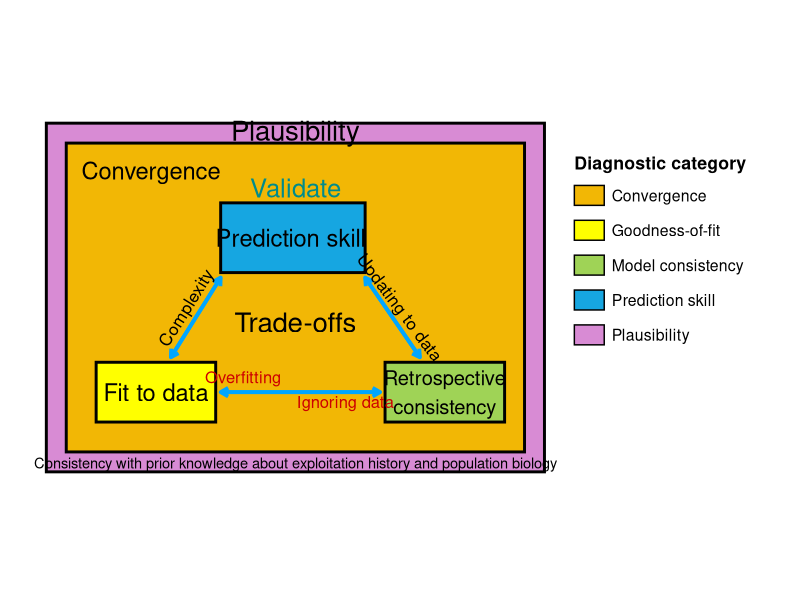

Recreate this plot in R.
## ---- chunk 1


library(ggplot2)
library(grid)

theme_set(theme_void())

p1 <- ggplot() +

  geom_rect(aes(xmin=0, xmax=10, ymin=0, ymax=7),
            fill="#d88bd4", colour="black", linewidth=1) +

  geom_rect(aes(xmin=0.4, xmax=9.6, ymin=0.4, ymax=6.6),
            fill="#f2b705", colour="black", linewidth=1) +

  geom_rect(aes(xmin=1.0, xmax=3.4, ymin=1.0, ymax=2.2),
            fill="yellow", colour="black", linewidth=1) +
  annotate("text", x=2.2, y=1.6, label="Fit to data", size=6) +

  geom_rect(aes(xmin=6.8, xmax=9.2, ymin=1.0, ymax=2.2),
            fill="#9fd356", colour="black", linewidth=1) +
  annotate("text", x=8.0, y=1.6, label="Retrospective\nconsistency", size=5.1) +

  geom_rect(aes(xmin=3.5, xmax=6.4, ymin=4.0, ymax=5.4),
            fill="#16a6e1", colour="black", linewidth=1) +
  annotate("text", x=4.9, y=4.7, label="Prediction skill", size=6) +

  annotate("text", x=5.0, y=6.85, label="Plausibility", size=7) +
  annotate("text", x=2.1, y=6.05, label="Convergence", size=6) +
  annotate("text", x=5.0, y=3.0, label="Trade-offs", size=7) +
  annotate("text", x=5.0, y=0.18,
           label="Consistency with prior knowledge about exploitation history and population biology",
           size=3.7) +
  annotate("text", x=5., y=5.7, label="Validate", colour="darkcyan", size=6.5) 

p2 <- p1 + 

  geom_segment(aes(x=2.5, y=2.3, xend=3.5, yend=3.9),
               arrow=arrow(length=unit(0.22,"cm")),
               linewidth=1.3, colour="#00a6ff") +
  geom_segment(aes(x=3.5, y=3.9, xend=2.5, yend=2.3),
               arrow=arrow(length=unit(0.22,"cm")),
               linewidth=1.3, colour="#00a6ff") +

  geom_segment(aes(x=7.5, y=2.3, xend=6.4, yend=3.9),
               arrow=arrow(length=unit(0.22,"cm")),
               linewidth=1.3, colour="#00a6ff") +
  geom_segment(aes(x=6.4, y=3.9, xend=7.5, yend=2.3),
               arrow=arrow(length=unit(0.22,"cm")),
               linewidth=1.3, colour="#00a6ff") +

  geom_segment(aes(x=3.5, y=1.6, xend=6.7, yend=1.6),
               arrow=arrow(length=unit(0.22,"cm")),
               linewidth=1.3, colour="#00a6ff") +
  geom_segment(aes(x=6.7, y=1.6, xend=3.5, yend=1.6),
               arrow=arrow(length=unit(0.22,"cm")),
               linewidth=1.3, colour="#00a6ff") 

  
 p <- p2+

  annotate("text", x=2.8, y=3.3, label="Complexity", angle=58, size=4.4) +
  annotate("text", x=7.1, y=3.3, label="Updating to data", angle=-53, size=4.4) +
  annotate("text", x=3.95, y=1.9, label="Overfitting", colour="red3", size=4.2) +
  annotate("text", x=6.0, y=1.4, label="Ignoring data", colour="red3", size=4.2) +

  # Legend on the right
  annotate("text", x=10.6, y=6.2, label="Diagnostic category",
           hjust=0, fontface="bold", size=4.5) +

  geom_rect(aes(xmin=10.6, xmax=11.2, ymin=5.35, ymax=5.75),
            fill="#f2b705", colour="black") +
  annotate("text", x=11.35, y=5.55, label="Convergence", hjust=0, size=4) +

  geom_rect(aes(xmin=10.6, xmax=11.2, ymin=4.65, ymax=5.05),
            fill="yellow", colour="black") +
  annotate("text", x=11.35, y=4.85, label="Goodness-of-fit", hjust=0, size=4) +

  geom_rect(aes(xmin=10.6, xmax=11.2, ymin=3.95, ymax=4.35),
            fill="#9fd356", colour="black") +
  annotate("text", x=11.35, y=4.15, label="Model consistency", hjust=0, size=4) +

  geom_rect(aes(xmin=10.6, xmax=11.2, ymin=3.25, ymax=3.65),
            fill="#16a6e1", colour="black") +
  annotate("text", x=11.35, y=3.45, label="Prediction skill", hjust=0, size=4) +

  geom_rect(aes(xmin=10.6, xmax=11.2, ymin=2.55, ymax=2.95),
            fill="#d88bd4", colour="black") +
  annotate("text", x=11.35, y=2.75, label="Plausibility", hjust=0, size=4) +

  coord_fixed() +
  xlim(-0.2, 14.4) +
  ylim(-0.3, 7.2)

p
## ---- chunk 2
diags <- data.frame(
  Step = c(
    "1. Convergence",
    "2. Residual diagnostics",
    "3. Production-function interpretation",
    "4. Retrospective analysis",
    "5. Hindcast cross-validation",
    "6. Sensitivity analysis",
    "7. Plausibility review"
  ),
  Purpose = c(
    "Check whether estimation succeeded",
    "Evaluate fit to CPUE/index data and residual randomness",
    "Assess whether the data support a plausible production curve and MSY reference points",
    "Evaluate stability of latent model quantities under data peels",
    "Evaluate prediction skill against withheld observations",
    "Evaluate robustness to priors, process error, initial depletion, catch and CPUE assumptions",
    "Assess consistency with biology, exploitation history and expert knowledge"
  ),
  Key_outputs = c(
    "Optimizer status, gradients, Hessian; or MCMC Rhat/ESS/trace plots",
    "Residual plots, RMSE, runs tests",
    "Production curve, B trajectory on curve, MSY point",
    "Retrospective biomass and F/harvest plots, Mohn's rho",
    "Prediction residuals, MASE, hindcast plots",
    "Sensitivity tables and comparative figures",
    "Narrative decision on acceptance, rejection or use as sensitivity"
  )
)
knitr::kable(diags, caption = "Summary of diagnostic sequence for SPiCT and JABBA case studies.")
